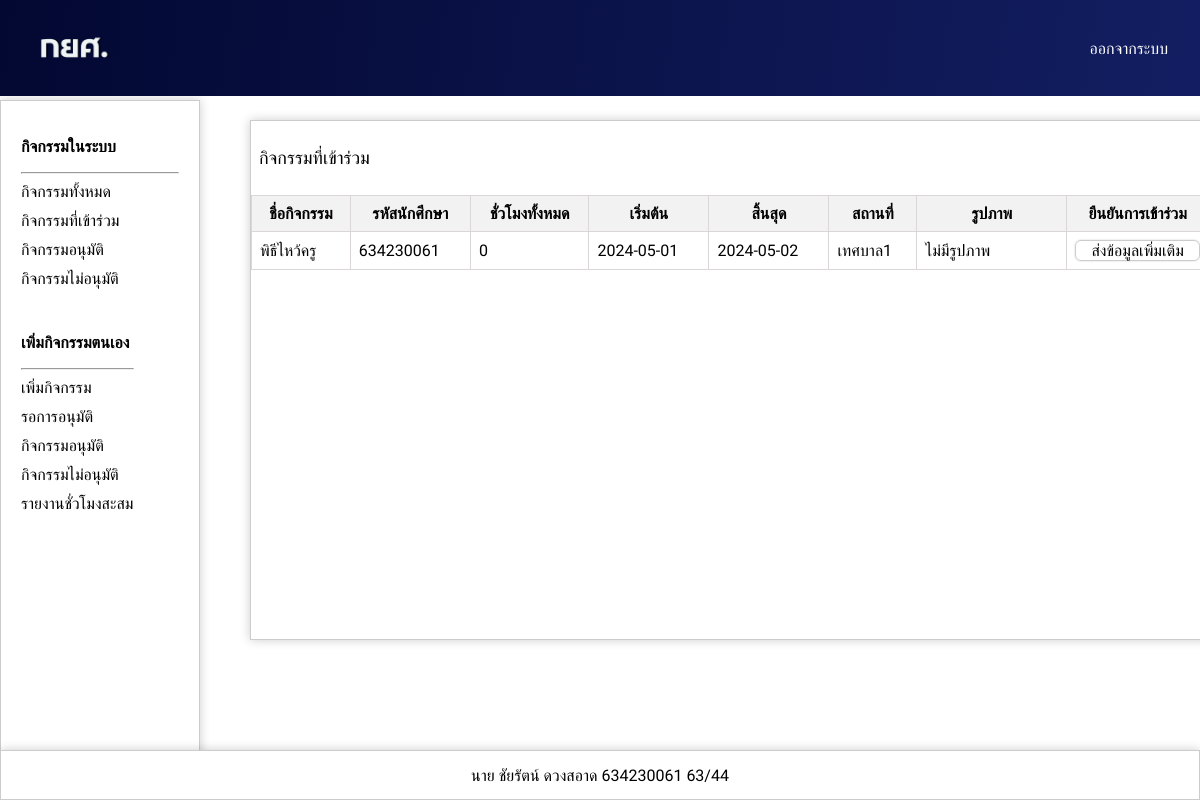
Page /page/HomeJoin.php (signed in) on the committed database.
### tables this page shows
CREATE TABLE `join_activity` (
  `name_activity` varchar(255) NOT NULL,
  `firstname` varchar(255) NOT NULL,
  `lastname` varchar(255) NOT NULL,
  `studentID` int(11) NOT NULL,
  `img` varchar(255) NOT NULL,
  `activity_date1` varchar(255) NOT NULL,
  `activity_date2` varchar(255) NOT NULL,
  `participant_count` int(11) NOT NULL,
  `participant_limit` int(11) NOT NULL,
  `name_location` varchar(255) NOT NULL,
  `collect_hours` int(11) NOT NULL,
  `user_status` varchar(255) NOT NULL,
  `id` int(11) NOT NULL,
  `mr_ms` varchar(255) NOT NULL,
  `studygroup` varchar(255) NOT NULL
);

CREATE TABLE `studentuser` (
  `id` int(10) NOT NULL,
  `email` varchar(255) NOT NULL,
  `password` varchar(255) NOT NULL,
  `firstname` varchar(255) NOT NULL,
  `lastname` varchar(255) NOT NULL,
  `urole` varchar(255) NOT NULL,
  `studentID` int(10) NOT NULL,
  `studygroup` varchar(255) NOT NULL COMMENT 'หมู่เรียน',
  `mr_ms` varchar(255) NOT NULL
);

### component/User/TableJoin.php (the view, shortened to what this page needs)
<div class="content">
    <div class="Add">
        <p>กิจกรรมที่เข้าร่วม</p>
    </div>
    <div class="table-container">
        <table class="custom-table">
            <tr>
                <th>ชื่อกิจกรรม</th>
                <th>รหัสนักศึกษา</th>
                <th>ชั่วโมงทั้งหมด</th>
                <th>เริ่มต้น</th>
                <th>สิ้นสุด</th>
                <th>สถานที่</th>
                <th>รูปภาพ</th>
                <th>ยืนยันการเข้าร่วม</th>
            </tr>
            <?php
            $loggedInStudentID = $_SESSION['studentID'];
            $stmt = $conn->prepare("SELECT join_activity.*, studentuser.* FROM join_activity INNER JOIN studentuser ON join_activity.studentID = studentuser.studentID WHERE join_activity.studentID = :loggedInStudentID");
            $stmt->bindParam(':loggedInStudentID', $loggedInStudentID);
            $stmt->execute();
            $result = $stmt->fetchAll();
            foreach ($result as $k) {
            ?>
                <tr>
                    <td><?php echo $k['name_activity']; ?></td>
                    <td><?php echo $k['studentID']; ?></td>
                    <td><?php echo $k['collect_hours']; ?></td>
                    <td><?php echo $k['activity_date1']; ?></td>
                    <td><?php echo $k['activity_date2']; ?></td>
                    <td><?php echo $k['name_location']; ?></td>
                    <td width="150px">
                        <?php if(!empty($k['img'])) { ?>
                            <img class="rounded" width="100%" src="../page/Joinimg/<?php echo $k['img']; ?>" alt="">
                        <?php } else { ?>
                            ไม่มีรูปภาพ
                        <?php } ?>
                    </td>
                    <td>
                        <a href="Confirm_join.php?name_activity=<?= $k['name_activity']; ?>" class='td-a'>ส่งข้อมูลเพิ่มเติม</a>
                    </td>
                </tr>
            <?php
            }
            ?>
        </table>
    </div>
</div>

### component/Footer.php (shortened to what this page needs)
<footer class="footer">
    <div class="footer-text">
        <?php
        require_once 'server.php';
        if (isset($_SESSION['studentID'])) {
            $studentID = $_SESSION['studentID'];
            $stmt = $conn->prepare("SELECT * FROM studentuser WHERE studentID = :studentID");
            $stmt->bindParam(":studentID", $studentID);
            $stmt->execute();
            $user = $stmt->fetch(PDO::FETCH_ASSOC);
            echo $user['mr_ms'] . ' ' . $user['firstname'] . ' ' . $user['lastname'] . ' ' . $user['studentID'] . ' ' . $user['studygroup'];
        }
        ?>
    </div>
</footer>

### page/page.css (style rules this page uses)
* { text-decoration: none; font-family: 'Kanit', sans-serif; font-family: 'Mitr', sans-serif; font-family: 'Prompt', sans-serif; padding: 0; box-sizing: border-box; }
.footer { display: flex; gap: 1rem; height: 50px; width: 100%; background-color: #fff; position: fixed; bottom: 0; left: 0; justify-content: center; align-items: center; padding: 0.5rem; border: 1px solid #ccc; box-shadow: 0 0 10px rgba(0, 0, 0, 0.2); }
.footer-text { color: #000; }
.content { margin-left: 250px; margin-right: 20px; margin-top: 120px; height: 33rem; border: 1px solid #ccc; box-shadow: 0 0 10px rgba(0, 0, 0, 0.2); position: fixed; top: 0; left: 0; width: 80%; }
table { width: 100%; border-collapse: collapse; }
th { background-color: #f2f2f2; position: sticky; top: -1px; z-index: 1; border: 1px solid #dcd7d7; }
.table-container { height: 420px; overflow: auto; font-size: 15px; }
.custom-table { width: 100%; border-collapse: collapse; }
.custom-table th, .custom-table td { padding: 12px; }
.custom-table td { border: 1px solid #dcd7d7; }
.td-a { border: 1px solid #ccc; box-shadow: 0 0 2px rgba(0, 0, 0, 0.2); display: flex; width: 100%; justify-content: center; border-radius: 0.375rem; color: #000; }
.Add { display: flex; justify-content: space-between; align-items: center; padding: 8px; }
.Add { font-size: 18px; }
.table-container { height: 420px; overflow: auto; }
.custom-table th, .custom-table td { white-space: nowrap; overflow: hidden; text-overflow: ellipsis; }
.table-container { height: 420px; overflow: auto; overflow-x: auto; }
.custom-table th, .custom-table td { padding: 8px; overflow: hidden; text-overflow: ellipsis; max-width: 100%; }
.content { max-height: 520px; overflow-y: scroll; }

### rows in the picture
join_activity: name_activity "พิธีไหว้ครู", studentuser.studentID "634230061", collect_hours "0", activity_date1 "2024-05-01", activity_date2 "2024-05-02", name_location "เทศบาล1", img "ไม่มีรูปภาพ"
studentuser: mr_ms "นาย", firstname "ชัยรัตน์", lastname "ดวงสอาด", studentID "634230061", studygroup "63/44"
